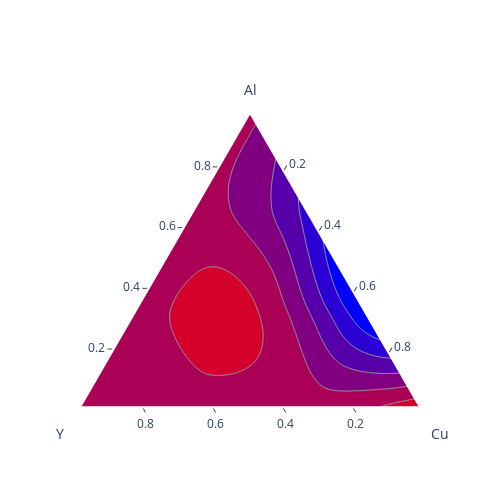

Write notebook code for a chart like this one.
### Markdown cell above
<p>A ternary contour plots represents isovalue lines of a quantity defined inside a <a href="https://en.wikipedia.org/wiki/Ternary_plot">ternary diagram</a>, i.e. as a function of three variables which sum is constant. Coordinates of the ternary plot often correspond to concentrations of three species, and the quantity represented as contours is some property (e.g., physical, chemical, thermodynamical) varying with the composition.</p>
<p>For ternary contour plots, use the figure factory <code>create_ternary_contour</code>. The figure factory interpolates between given data points in order to compute the contours.</p>
<p>Below we represent an example from metallurgy, where the mixing enthalpy is represented as a contour plot for aluminum-copper-yttrium (Al-Cu-Y) alloys.</p>
<h4 id="Simple-ternary-contour-plot-with-plotly">Simple ternary contour plot with plotly<a class="anchor-link" href="#Simple-ternary-contour-plot-with-plotly">¶</a></h4>

### Code cell
import plotly.figure_factory as ff
import numpy as np
Al = np.array([0. , 0. , 0., 0., 1./3, 1./3, 1./3, 2./3, 2./3, 1.])
Cu = np.array([0., 1./3, 2./3, 1., 0., 1./3, 2./3, 0., 1./3, 0.])
Y = 1 - Al - Cu
# synthetic data for mixing enthalpy
# See https://pycalphad.org/docs/latest/examples/TernaryExamples.html
enthalpy = (Al - 0.01) * Cu * (Al - 0.52) * (Cu - 0.48) * (Y - 1)**2
fig = ff.create_ternary_contour(np.array([Al, Y, Cu]), enthalpy,
                                pole_labels=['Al', 'Y', 'Cu'],
                                interp_mode='cartesian')
fig.show()

### Figure 1 — Plotly figure (JSON) as saved in the notebook; plotly's stock layout.template omitted (floating-point values rounded to 4 significant figures; data arrays with more than 128 entries replaced by an {"elided": "..."} marker saying what was removed)
{"data": [{"a": [1, 0, 0], "b": [0, 1, 0], "c": [0, 0, 1], "fill": "toself", "fillcolor": "rgb(0,0,255)", "hoverinfo": "skip", "line": {"color": "rgb(150, 150, 150)", "shape": "spline", "width": 1}, "mode": "lines", "name": "-0.008", "showlegend": true, "type": "scatterternary"}, {"a": {"elided": "596 float values"}, "b": {"elided": "596 float values"}, "c": {"elided": "596 float values"}, "fill": "toself", "fillcolor": "rgb(42.5, 0.0, 212.5)", "hoverinfo": "skip", "line": {"color": "rgb(150, 150, 150)", "shape": "spline", "width": 1}, "mode": "lines", "name": "-0.006", "showlegend": true, "type": "scatterternary"}, {"a": {"elided": "596 float values"}, "b": {"elided": "596 float values"}, "c": {"elided": "596 float values"}, "fill": "toself", "fillcolor": "rgb(85.0, 0.0, 170.0)", "hoverinfo": "skip", "line": {"color": "rgb(150, 150, 150)", "shape": "spline", "width": 1}, "mode": "lines", "name": "-0.004", "showlegend": true, "type": "scatterternary"}, {"a": {"elided": "604 float values"}, "b": {"elided": "604 float values"}, "c": {"elided": "604 float values"}, "fill": "toself", "fillcolor": "rgb(127.5, 0.0, 127.5)", "hoverinfo": "skip", "line": {"color": "rgb(150, 150, 150)", "shape": "spline", "width": 1}, "mode": "lines", "name": "-0.002", "showlegend": true, "type": "scatterternary"}, {"a": {"elided": "636 float values"}, "b": {"elided": "636 float values"}, "c": {"elided": "636 float values"}, "fill": "toself", "fillcolor": "rgb(170.0, 0.0, 85.0)", "hoverinfo": "skip", "line": {"color": "rgb(150, 150, 150)", "shape": "spline", "width": 1}, "mode": "lines", "name": "-0.001", "showlegend": true, "type": "scatterternary"}, {"a": {"elided": "251 float values"}, "b": {"elided": "251 float values"}, "c": {"elided": "251 float values"}, "fill": "toself", "fillcolor": "rgb(212.49999999999997, 0.0, 42.50000000000003)", "hoverinfo": "skip", "line": {"color": "rgb(150, 150, 150)", "shape": "spline", "width": 1}, "mode": "lines", "name": "0.001", "showlegend": true, "type": "scatterternary"}, {"a": [0.0004731, 0.005, 0.01, 0.01036, 0.015, 0.02, 0.02025, 0.025, 0.03, 0.03012, 0.035, 0.03975, 0.03832, 0.03697, 0.03568, 0.035, 0.03446, 0.03329, 0.03217, 0.03104, 0.03, 0.02989, 0.02869, 0.02746, 0.0262, 0.025, 0.02491, 0.02356, 0.02218, 0.02077, 0.02, 0.0193, 0.01779, 0.01625, 0.015, 0.01466, 0.013, 0.0113, 0.01, 0.009556, 0.00773, 0.005866, 0.005, 0.003923, 0.001906, 0], "b": [0.004763, 0.007089, 0.004638, 0.004819, 0.007203, 0.004754, 0.004877, 0.007322, 0.004875, 0.004938, 0.007447, 0.005123, 0.01084, 0.01652, 0.02216, 0.02528, 0.02777, 0.03335, 0.03892, 0.04448, 0.04955, 0.05005, 0.05565, 0.06127, 0.0669, 0.07216, 0.07255, 0.07822, 0.08391, 0.08962, 0.09267, 0.09535, 0.1011, 0.1069, 0.1115, 0.1127, 0.1185, 0.1243, 0.1288, 0.1302, 0.1361, 0.1421, 0.1448, 0.148, 0.154, 0.1596], "c": [0.9948, 0.9879, 0.9854, 0.9848, 0.9778, 0.9752, 0.9749, 0.9677, 0.9651, 0.9649, 0.9576, 0.9551, 0.9508, 0.9465, 0.9422, 0.9397, 0.9378, 0.9334, 0.9289, 0.9245, 0.9205, 0.9201, 0.9157, 0.9113, 0.9069, 0.9028, 0.9025, 0.8982, 0.8939, 0.8896, 0.8873, 0.8853, 0.8811, 0.8769, 0.8735, 0.8727, 0.8685, 0.8643, 0.8612, 0.8602, 0.8561, 0.8521, 0.8502, 0.848, 0.844, 0.8404], "fill": "toself", "fillcolor": "rgb(212.49999999999997, 0.0, 42.50000000000003)", "hoverinfo": "skip", "line": {"color": "rgb(150, 150, 150)", "shape": "spline", "width": 1}, "mode": "lines", "name": "0.001", "showlegend": true, "type": "scatterternary"}, {"a": [0, 0, 0, 0, 0.3333, 0.3333, 0.3333, 0.6667, 0.6667, 1], "b": [1, 0.6667, 0.3333, 0, 0.6667, 0.3333, 1.11e-16, 0.3333, 5.551e-17, 0], "c": [0, 0.3333, 0.6667, 1, 0, 0.3333, 0.6667, 0, 0.3333, 0], "hovertemplate": "Al: %{a:.3f}<br>Y: %{b:.3f}<br>Cu: %{c:.3f}<br>z: %{marker.color:.3f}<extra></extra>", "marker": {"color": [0, -2.825e-05, 0.0002876, 0.002704, 0, 0.001311, -0.007511, 0, -0.004709, 0], "colorscale": [[0, "rgb(0,0,255)"], [1, "rgb(255,0,0)"]], "line": {"color": "rgb(120, 120, 120)", "width": 1}}, "mode": "markers", "opacity": 0, "type": "scatterternary"}], "layout": {"height": 500, "showlegend": false, "ternary": {"aaxis": {"linewidth": 2, "min": 0.01, "ticks": "outside", "title": {"text": "Al"}}, "baxis": {"linewidth": 2, "min": 0.01, "ticks": "outside", "title": {"text": "Y"}}, "caxis": {"linewidth": 2, "min": 0.01, "ticks": "outside", "title": {"text": "Cu"}}, "sum": 1}, "width": 500}}
